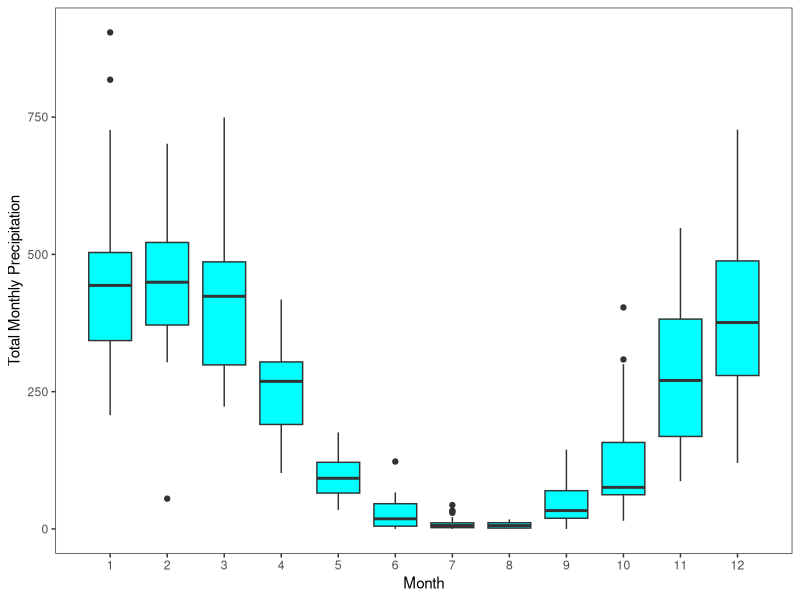
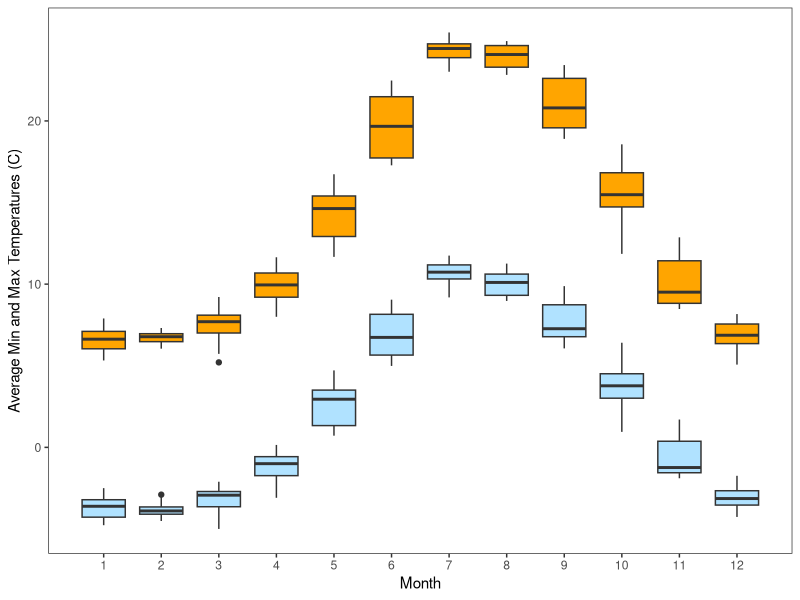
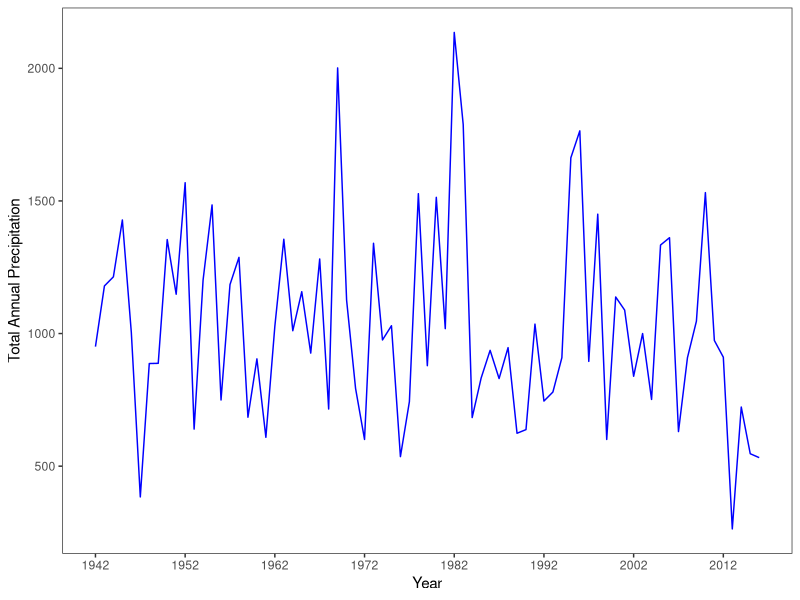
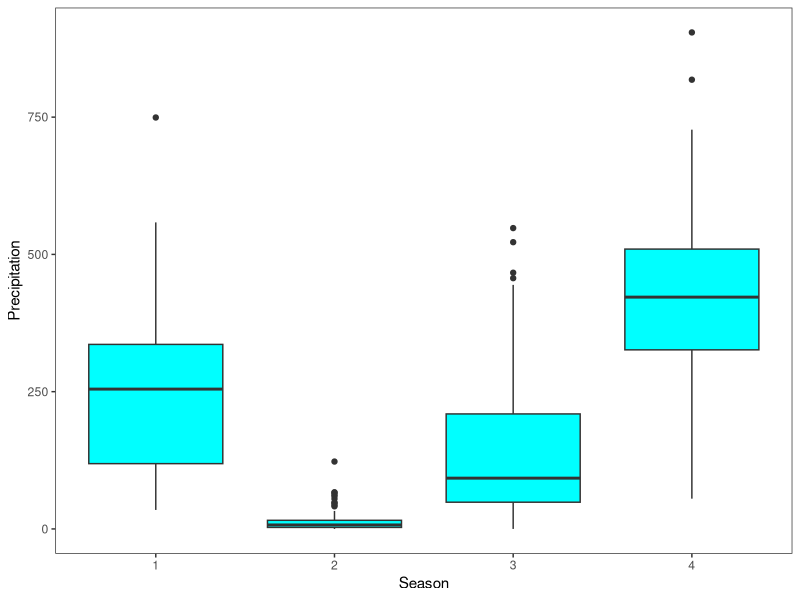
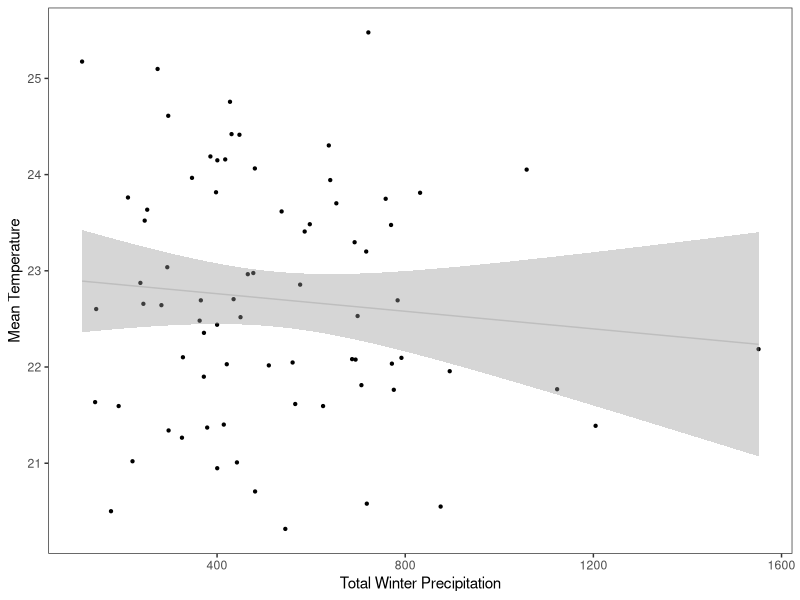

Write the R code that produced these figures, in order.
## ---- chunk 1
library(ggplot2)
climate <- read.table("clim.txt", header=T)
climate$date <- NULL
clim_month <- aggregate(rain~month+day, data = climate, FUN = sum)
ggplot(clim_month, aes(group=month, x = month, y = rain)) +
  geom_boxplot(fill = "cyan") +
  scale_y_continuous(name = "Total Monthly Precipitation") +
  theme_bw()+
  theme(panel.grid.major = element_blank(), panel.grid.minor = element_blank())+
  scale_x_continuous(name = "Month", breaks = c(1,2,3,4,5,6,7,8,9,10,11,12))
## ---- chunk 2
clim_temp_min <- aggregate(tmin~month+day, data = climate, FUN = mean)
clim_temp_max <- aggregate(tmax~month+day, data = climate, FUN = mean)
clim_temp <- merge(clim_temp_max, clim_temp_min)

ggplot(clim_temp, aes(group= month, x = month)) +
  geom_boxplot(aes(y=tmax), fill = "orange") +
  geom_boxplot(aes(y=tmin), fill = "lightskyblue1") +
  scale_y_continuous(name = "Average Min and Max Temperatures (C)") +
  theme_bw()+
  theme(panel.grid.major = element_blank(), panel.grid.minor = element_blank())+
  scale_x_continuous(name = "Month", breaks = c(1,2,3,4,5,6,7,8,9,10,11,12))

## ---- chunk 3
clim_rain <- aggregate(rain~year, data = climate, FUN = sum)
ggplot(clim_rain, aes(y = rain, x = year))+
  geom_line(stat = "identity", color = "blue") +
  theme_bw()+
  scale_x_continuous(breaks=seq(1942, 2016, by = 10))+
  theme(panel.grid.major = element_blank(), panel.grid.minor = element_blank())+
  ylab("Total Annual Precipitation")+
  xlab("Year")
## ---- chunk 4
climate["season"] <- NA
climate$season[climate$month==3]= 1
climate$season[climate$month==4]= 1
climate$season[climate$month==5]= 1
climate$season[climate$month==6]= 2
climate$season[climate$month==7]= 2
climate$season[climate$month==8]= 2
climate$season[climate$month==9]= 3
climate$season[climate$month==10]= 3
climate$season[climate$month==11]= 3
climate$season[climate$month==12]= 4
climate$season[climate$month==1]= 4
climate$season[climate$month==2]= 4
## ---- chunk 5
clim_season <- aggregate(rain~season+month+day, data = climate, FUN = sum)
ggplot(clim_season, aes(group=season, x = season, y = rain)) +
  geom_boxplot(fill = "cyan") +
  scale_y_continuous(name = "Precipitation") +
  theme_bw()+
  theme(panel.grid.major = element_blank(), panel.grid.minor = element_blank())+
  scale_x_continuous(name = "Season", breaks = c(1,2,3,4))
## ---- chunk 6
seasonal_rain <- aggregate(rain~year+season, data = climate, FUN = sum)
winter_rain<- subset(seasonal_rain, season == 4)
season_temp <- aggregate(tmax~year+season, data = climate, FUN = mean)
summer_temp <- subset(season_temp, season == 2)
rain_temp <- merge(summer_temp, winter_rain, by = "year")
## ---- chunk 7
ggplot(rain_temp, aes(x=rain, y= tmax)) +
  geom_point(size=0.8)+
  geom_smooth(method=lm, se = TRUE, formula = y ~ x, color = "grey", size = 0.5)+
  theme_bw()+
  theme(panel.grid.major = element_blank(), panel.grid.minor = element_blank())+
  xlab("Total Winter Precipitation")+
  ylab("Mean Temperature")
